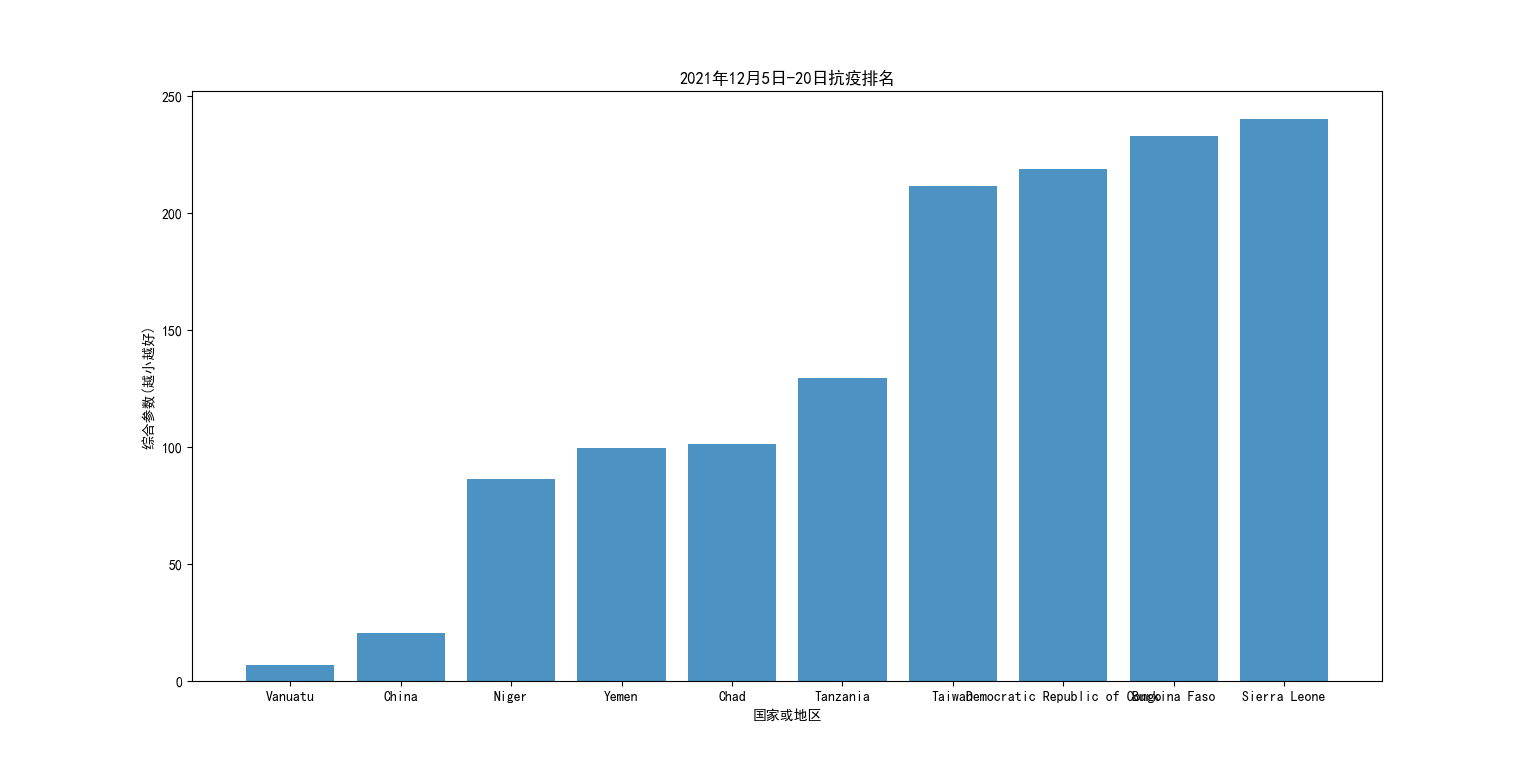

Reproduce this figure in Python.
import numpy as np
import pandas as pd
import matplotlib.pyplot as plt

plt.rcParams['font.sans-serif'] = ['SimHei']
NotCountryList=['World','Africa','North America','South America','Europe','Asia','Oceania','High income','European Union','Upper middle income','Lower middle income','Low income']

def num_transform(data):
    y = str(data)
    y = y.replace(',', '')
    if y.isdigit():
        return int(y)
    elif y.find('million') != -1:
        return int(float(y.split(' ')[0]) * 1000000)
    elif y.find('billion') != -1:
        return int(float(y.split(' ')[0]) * 1000000000)
    else:
        return 0

def num_transform_float(data):
    y = str(data)
    y = y.replace('%', '')
    y = y.replace(',', '')
    if len(y) > 0:
        return float(y)
    else:
        return 0
    
df = pd.read_csv('data.csv')
#筛掉非国家的数据
df = df.loc[df['country'].isin(NotCountryList) == False]
#获取所有的数据
df['confirmed_cases_per_million'] = df['confirmed_cases_per_million'].apply(num_transform_float)
df['people_vaccinated'] = df['people_vaccinated'].apply(num_transform_float)
df['confirmed_deaths'] = df['confirmed_deaths'].apply(num_transform_float)
df['confirmed_cases'] = df['confirmed_cases'].apply(num_transform)
df['new_cases'] = df['new_cases'].apply(num_transform)
#确诊率
df1 = df.groupby('country')['confirmed_cases_per_million'].max().sort_index()
#疫苗接种率
df2 = df.groupby('country')['people_vaccinated'].max().sort_index() / 100
#死亡数/确诊数=死亡率
df3 = df.groupby('country')['confirmed_deaths'].max().sort_index()
df4 = df.groupby('country')['confirmed_cases'].max().sort_index()
df3 = df3 / df4
#确诊率越低，接种率越高，死亡率越低，抗疫效果越好,体现为数值越大越好
valuedf =(-1*df1) * 0.3 + df2 * 0.4 + (-1*df3) * 0.3
#乘上-1变为正数，此时越小越好
valuedf *= -1

valuedf = valuedf.sort_values(ascending=True).head(10)
plt.bar(valuedf.index, valuedf.values, alpha=0.8)
plt.ylabel("综合参数(越小越好)")
plt.title("2021年12月5日-20日抗疫排名")
plt.xlabel("国家或地区")
plt.show()
